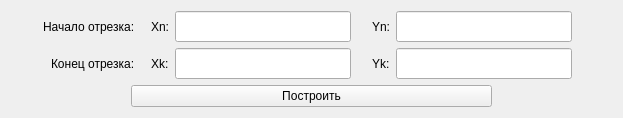
     <widget class="QWidget" name="buildTab">
      <attribute name="title">
       <string>Построение отрезков</string>
      </attribute>
      <layout class="QVBoxLayout" name="verticalLayout">
       <item>
        <layout class="QHBoxLayout" name="horizontalLayout_3">
         <item>
          <spacer name="horizontalSpacer_3">
           <property name="orientation">
            <enum>Qt::Horizontal</enum>
           </property>
           <property name="sizeType">
            <enum>QSizePolicy::Fixed</enum>
           </property>
           <property name="sizeHint" stdset="0">
            <size>
             <width>32</width>
             <height>20</height>
            </size>
           </property>
          </spacer>
         </item>
         <item>
          <widget class="QLabel" name="label">
           <property name="text">
            <string>Начало отрезка:</string>
           </property>
          </widget>
         </item>
         <item>
          <spacer name="horizontalSpacer_4">
           <property name="orientation">
            <enum>Qt::Horizontal</enum>
           </property>
           <property name="sizeType">
            <enum>QSizePolicy::Fixed</enum>
           </property>
           <property name="sizeHint" stdset="0">
            <size>
             <width>10</width>
             <height>20</height>
            </size>
           </property>
          </spacer>
         </item>
         <item>
          <layout class="QHBoxLayout" name="horizontalLayout_2">
           <item>
            <widget class="QLabel" name="label_3">
             <property name="text">
              <string>Xn:</string>
             </property>
            </widget>
           </item>
           <item>
            <widget class="QLineEdit" name="lineEdit_Xn">
             <property name="font">
              <font>
               <pointsize>14</pointsize>
              </font>
             </property>
            </widget>
           </item>
          </layout>
         </item>
         <item>
          <spacer name="horizontalSpacer">
           <property name="orientation">
            <enum>Qt::Horizontal</enum>
           </property>
           <property name="sizeType">
            <enum>QSizePolicy::Fixed</enum>
           </property>
           <property name="sizeHint" stdset="0">
            <size>
             <width>15</width>
             <height>20</height>
            </size>
           </property>
          </spacer>
         </item>
         <item>
          <layout class="QHBoxLayout" name="horizontalLayout">
           <item>
            <widget class="QLabel" name="label_5">
             <property name="text">
              <string>Yn:</string>
             </property>
            </widget>
           </item>
           <item>
            <widget class="QLineEdit" name="lineEdit_Yn">
             <property name="font">
              <font>
               <pointsize>14</pointsize>
              </font>
             </property>
            </widget>
           </item>
          </layout>
         </item>
         <item>
          <spacer name="horizontalSpacer_2">
           <property name="orientation">
            <enum>Qt::Horizontal</enum>
           </property>
           <property name="sizeType">
            <enum>QSizePolicy::Fixed</enum>
           </property>
           <property name="sizeHint" stdset="0">
            <size>
             <width>40</width>
             <height>20</height>
            </size>
           </property>
          </spacer>
         </item>
        </layout>
       </item>
       <item>
        <layout class="QHBoxLayout" name="horizontalLayout_6">
         <item>
          <spacer name="horizontalSpacer_5">
           <property name="orientation">
            <enum>Qt::Horizontal</enum>
           </property>
           <property name="sizeType">
            <enum>QSizePolicy::Fixed</enum>
           </property>
           <property name="sizeHint" stdset="0">
            <size>
             <width>40</width>
             <height>20</height>
            </size>
           </property>
          </spacer>
         </item>
         <item>
          <widget class="QLabel" name="label_2">
           <property name="text">
            <string>Конец отрезка:</string>
           </property>
          </widget>
         </item>
         <item>
          <spacer name="horizontalSpacer_6">
           <property name="orientation">
            <enum>Qt::Horizontal</enum>
           </property>
           <property name="sizeType">
            <enum>QSizePolicy::Fixed</enum>
           </property>
           <property name="sizeHint" stdset="0">
            <size>
             <width>10</width>
             <height>20</height>
            </size>
           </property>
          </spacer>
         </item>
         <item>
          <layout class="QHBoxLayout" name="horizontalLayout_5">
           <item>
            <widget class="QLabel" name="label_4">
             <property name="text">
              <string>Xk:</string>
             </property>
            </widget>
           </item>
           <item>
            <widget class="QLineEdit" name="lineEdit_Xk">
             <property name="font">
              <font>
               <pointsize>14</pointsize>
              </font>
             </property>
            </widget>
           </item>
          </layout>
         </item>
         <item>
          <spacer name="horizontalSpacer_7">
           <property name="orientation">
            <enum>Qt::Horizontal</enum>
           </property>
           <property name="sizeType">
            <enum>QSizePolicy::Fixed</enum>
           </property>
           <property name="sizeHint" stdset="0">
            <size>
             <width>15</width>
             <height>20</height>
            </size>
           </property>
          </spacer>
         </item>
         <item>
          <layout class="QHBoxLayout" name="horizontalLayout_4">
           <item>
            <widget class="QLabel" name="label_6">
             <property name="text">
              <string>Yk:</string>
             </property>
            </widget>
           </item>
           <item>
            <widget class="QLineEdit" name="lineEdit_Yk">
             <property name="font">
              <font>
               <pointsize>14</pointsize>
              </font>
             </property>
            </widget>
           </item>
          </layout>
         </item>
         <item>
          <spacer name="horizontalSpacer_8">
           <property name="orientation">
            <enum>Qt::Horizontal</enum>
           </property>
           <property name="sizeType">
            <enum>QSizePolicy::Fixed</enum>
           </property>
           <property name="sizeHint" stdset="0">
            <size>
             <width>40</width>
             <height>20</height>
            </size>
           </property>
          </spacer>
         </item>
        </layout>
       </item>
       <item>
        <layout class="QHBoxLayout" name="horizontalLayout_7">
         <item>
          <spacer name="horizontalSpacer_9">
           <property name="orientation">
            <enum>Qt::Horizontal</enum>
           </property>
           <property name="sizeType">
            <enum>QSizePolicy::Fixed</enum>
           </property>
           <property name="sizeHint" stdset="0">
            <size>
             <width>120</width>
             <height>20</height>
            </size>
           </property>
          </spacer>
         </item>
         <item>
          <widget class="QPushButton" name="buildButton">
           <property name="text">
            <string>Построить</string>
           </property>
          </widget>
         </item>
         <item>
          <spacer name="horizontalSpacer_10">
           <property name="orientation">
            <enum>Qt::Horizontal</enum>
           </property>
           <property name="sizeType">
            <enum>QSizePolicy::Fixed</enum>
           </property>
           <property name="sizeHint" stdset="0">
            <size>
             <width>120</width>
             <height>20</height>
            </size>
           </property>
          </spacer>
         </item>
        </layout>
       </item>
      </layout>
     </widget>
